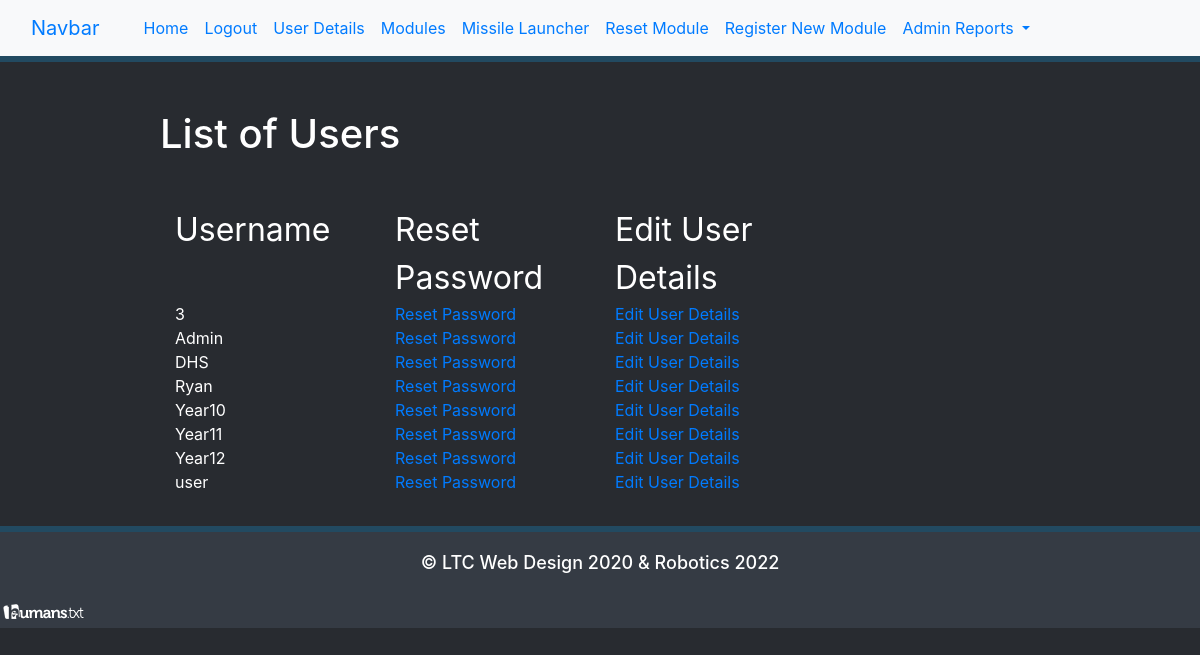
The app's page /report/listallusers (signed in) with its own data.
### models.py (models this page shows, shortened)
class User(UserMixin, db.Model):
    id = db.Column(db.Integer, primary_key=True)
    name = db.Column(db.String(64), index=True, unique=True)
    username = db.Column(db.String(64), index=True, unique=True)
    email = db.Column(db.String(120), index=True, unique=True)
    password_hash = db.Column(db.String(128))
    is_administrator = db.Column(db.Boolean)
    current_score = db.Column(db.Integer)
    active_player = db.Column(db.Boolean)
    def is_admin(self):
        if self.is_administrator == bool('true'):
            print("{} is an Administrator".format(self.username))
            return True
        else:
            print("{} is a Regular User".format(self.username))
            return False

### bp_game_management.py (the view)
@game_management_blueprint.route('/report/listallusers')
def display_users():
    sql = text('select username, id from user')
    result = db.engine.execute(sql)
    users = []
    for row in result:
        users.append(row)
    return render_template('userList.html', Title='List of Users', data=users, user=current_user)

### models.py (called while the page is built)
@login.user_loader
def load_user(id):
    return User.query.get(int(id))

### templates/userList.html (shortened to what this page needs)
{% extends 'base.html' %}
{% block header %}
  <h1>{{ Title }}</h1>
{% endblock %}
{% block content %}
    <div class="container-fluid">
        <div class="row">
            <div style='font-size: xx-large' class="col-lg-3 text-white">Username</div>
            <div style='font-size: xx-large' class="col-lg-3 text-white">Reset Password</div>
            <div style='font-size: xx-large' class="col-lg-3 text-white">Edit User Details</div>
        </div>
        {% for user in data %}
            <div class="row">
                <div class="col-lg-3 text-white">{{ user[0] }}</div>
                <div class="col-lg-3 text-white"><a href="/reset_password/{{ user[1] }}">Reset Password</a></div>
                <div class="col-lg-3 text-white"><a href="/edit_user/{{ user[1] }}">Edit User Details</a></div>
            </div>
        {% endfor %}
    </div>
{% endblock %}

### templates/base.html (style rules this page uses)
h1 { padding-bottom: 40px; color: white; }

### records on screen
User: username "Admin"
User: username "DHS"
User: username "Ryan"
User: username "Year10"
User: username "Year11"
User: username "Year12"
User: username "user"

### other values on screen
{{ Title }} "List of Users"
{{ user[0] }} "3"
